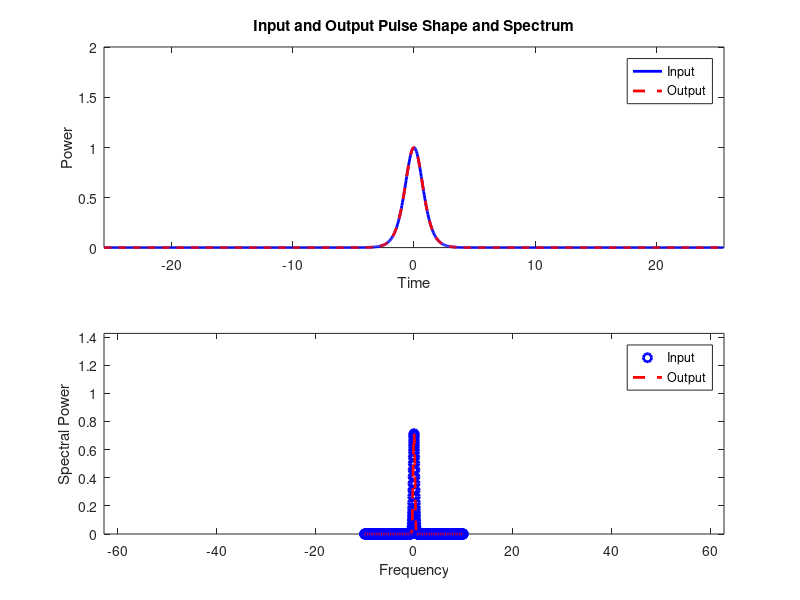

MATLAB code for this plot:
clc;
clear;
close all;

% --- Frequency parameters
% 400 GHz frequency span, frequency axis is [-fmax:fmax-df]/(2*pi)
% fmax is the maximum frequency on one side, the frequency window is 2*fmax
fmax = 2*pi*10; % [Hz]
% number of spectrum points
fn = 2^10;
% spectrum resolution
df = 2*fmax/fn; % [Hz]
% spectrum axis
% f is used for calculation, for visualization of spectrum use f/(2*pi)
f = df*[(0:fn/2-1) (-fn/2:-1)];
% ---

% --- Time parameters
% Time domain
% time window size is 2*pi/df, time axis is [-tmax:tmax-dt]
tmax = pi/df; % [s]
% time resolution
dt = 2*tmax/fn; % [s]
% time axis
t = dt*(-fn/2:fn/2-1);
% ---

% --- Fiber parameters
% D = 17 [ps/nm/km]
% wavelength = 1.55 [um]
% speed_light = 2.99792458e5 [km/s]
% beta2 = -D*wavelength^2/(speed_light*2*pi) [ns^2/km]
distance = 100; % [km], span length
beta2 = -2.1683e-05; % [ns^2/km], GVD
gamma = 1.27e-3; % [(W*m)^-1], nonlinear coefficient of SMF 
alpha = 0.2; % [dB/km], attenuation in dB
alpha = log(10)*alpha/10; % [1/km] in linear
% ---

% --- Spatial parameters
Ld = dt^2/abs(beta2)*1e18; % [km], dispersion distance
% zn = round(20*distance/Ld/gamma^2); % Number of z steps
zn = 10000;
dz = distance/zn; % [km], step size in z
% ---

% --- Generate a pulse
uu = sech(t).*exp(-0.5*1i*1*t.^2);
% ---

% plot(t, abs(uu).^2)

% --- Plot input pulse shape and spectrum
temp = fftshift(ifft(uu)).*(fn*dt)/sqrt(2*pi); % spectrum
figure; 
hold on;
subplot(2,1,1);
h1 = plot(t, abs(uu).^2, '-b', 'linewidth', 2, 'displayname', 'Input'); 
hold on;
axis([-tmax tmax 0 max(abs(uu).^2)*2]);
xlabel('Time');
ylabel('Power');
title('Input and Output Pulse Shape and Spectrum');
subplot(2,1,2);
h2 = plot(fftshift(f)/(2*pi), abs(temp).^2, 'ob', 'linewidth', 2, 'displayname', 'Input');  
hold on;
axis([-fmax fmax 0 max(abs(temp).^2)*2]);
xlabel('Frequency');
ylabel('Spectral Power');
% ---

% --- Store dispersive phase shifts to speedup code
dispersion = exp(0.5*1i*beta2*f.^2*dz); % phase factor
hhz = 1i*gamma^2*dz; % nonlinear phase factor
% ---

% --- Plot phase
% N = 1e1;
% plot(unwrap(angle(dispersion(1:N))), 'linewidth', 2, 'linestyle', '--')
% hold on;
% plot(0.5*beta2*f(1:N).^2*dz, 'linewidth', 2)
% ---

% --- Main loop
% scheme: 1/2N -> D -> 1/2N; first half step nonlinear
temp = uu.*exp(abs(uu).^2.*hhz/2); % note hhz/2
for n=1:zn
    f_temp = ifft(temp).*dispersion;
    uu = fft(f_temp);
    temp = uu.*exp(abs(uu).^2.*hhz);
end
uu = temp.*exp(-abs(uu).^2.*hhz/2); % Final field
temp = fftshift(ifft(uu)).* (fn*dt)/sqrt(2*pi); % Final spectrum
% ---

% ----Plot output pulse shape and spectrum
subplot(2,1,1)
h3 = plot (t, abs(uu).^2, '--r', 'linewidth', 2, 'displayname', 'Output'); 
axis([-tmax tmax 0 max(abs(uu).^2)*2]);
legend([h1, h3])
subplot(2,1,2)
h4 = plot(fftshift(f)/(2*pi), abs(temp).^2, '--r', 'linewidth', 2, 'displayname', 'Output'); 
axis([-fmax fmax 0 max(abs(temp).^2)*2]);
legend([h2, h4])

% In this example, the bandwidth of the pulse is 1 Hz. The frequency
% resolution is df/(2*pi)=0.0195 Hz. The frequency oversampling rate is
% around 50.